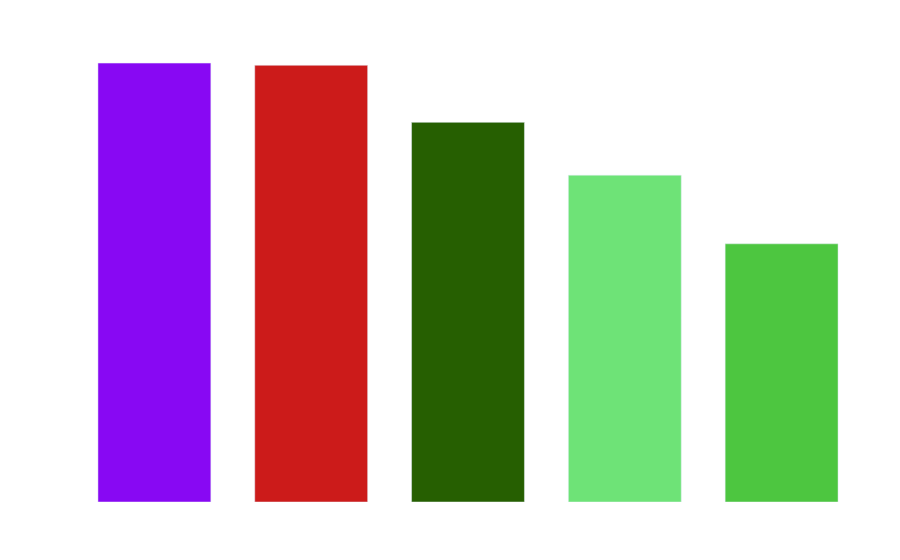

Source (notebook cell):
### Code cell
fig = px.bar(result, 
             x='Location', 
             y='percentage_contribution', 
             title='Percentage Contribution of Revenue by Location',
             labels={'percentage_contribution': 'Percentage of Total Revenue (%)', 'Location': 'Location'})

fig.update_layout(
    xaxis_title="Location",
    yaxis_title="Percentage of Total Revenue (%)",
    yaxis_tickformat=".2f",
    margin=dict(l=40, r=40, t=40, b=40),
    font=dict(size=14),
    font_color='white',
    plot_bgcolor='rgba(0, 0, 0, 0)',
    paper_bgcolor='rgba(0, 0, 0, 0)',  
    bargap=0.2,
    bargroupgap=0.1
)


fig.update_traces(marker=dict(color=['#8808f3', '#cc1b1a', '#265f01', '#6ee377', '#4dc640']))
fig.show()

### Figure 1 — Plotly figure (JSON) as saved in the notebook; plotly's stock layout.template omitted (floating-point values rounded to 4 significant figures)
{"data": [{"alignmentgroup": "True", "hovertemplate": "Location=%{x}<br>Percentage of Total Revenue (%)=%{y}<extra></extra>", "legendgroup": "", "marker": {"color": ["#8808f3", "#cc1b1a", "#265f01", "#6ee377", "#4dc640"], "pattern": {"shape": ""}}, "name": "", "offsetgroup": "", "orientation": "v", "showlegend": false, "textposition": "auto", "type": "bar", "x": ["Mumbai", "Kolkata", "Chennai", "Bangalore", "Delhi"], "xaxis": "x", "y": [23.85, 23.73, 20.63, 17.76, 14.03], "yaxis": "y"}], "layout": {"bargap": 0.2, "bargroupgap": 0.1, "barmode": "relative", "font": {"color": "white", "size": 14}, "legend": {"tracegroupgap": 0}, "margin": {"b": 40, "l": 40, "r": 40, "t": 40}, "paper_bgcolor": "rgba(0, 0, 0, 0)", "plot_bgcolor": "rgba(0, 0, 0, 0)", "title": {"text": "Percentage Contribution of Revenue by Location"}, "xaxis": {"anchor": "y", "domain": [0, 1], "title": {"text": "Location"}}, "yaxis": {"anchor": "x", "domain": [0, 1], "tickformat": ".2f", "title": {"text": "Percentage of Total Revenue (%)"}}}}
